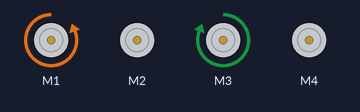
Bench run of a sketch on a simulated Arduino Uno, built with avr-gcc and run on an emulated ATmega328P. On the bench: 4 × DC motor (green arrow = forward, orange = backward, longer = faster).

Above: at 1.0 s.
At 3.2 s:
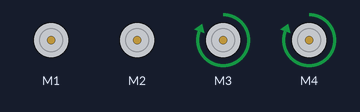
At 5.4 s:
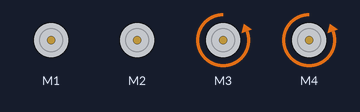
At 10.9 s:
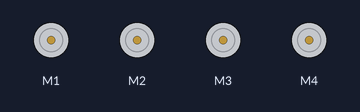
Timing chart, 0 to 11.4 s (numbered marks = the images above):
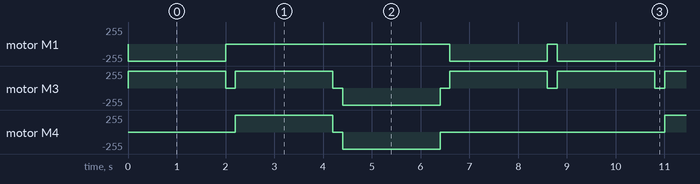

Measured:
- by itself, motor M1: repeats every 8.8 s: stopped 4.6 s, backward 255/255 2.0 s, stopped 0.20 s, backward 255/255 2.0 s
- by itself, motor M4: repeats every 8.8 s: stopped 0.20 s, backward 255/255 2.0 s, stopped 4.6 s, forward 255/255 2.0 s
- by itself, motor M3: repeats every 8.8 s: stopped 0.20 s, forward 255/255 2.0 s, stopped 0.20 s, backward 255/255 2.0 s, 2 × (stopped 0.20 s, forward 255/255 2.0 s)

The sketch:

test1.ino
```cpp
#include <AFMotor.h>


// Define the motors using the Adafruit Motor Shield library
AF_DCMotor motor1(1);  // Motor 1
AF_DCMotor motor2(2);  // Motor 2
AF_DCMotor motor3(3);  // Motor 3
AF_DCMotor motor4(4);  // Motor 4

void setup() {
  Serial.begin(9600);  // Start the serial monitor to see the test progress

  // Test all motors at the beginning to ensure they are all initialized correctly
  motor1.setSpeed(255);
  motor2.setSpeed(255);
  motor3.setSpeed(255);
  motor4.setSpeed(255);


}

void loop() {
 turnright();
 delay(200);
 forward();
 delay(200);
 backward();
 delay(200);
 turnright();
 delay(200);

}

void turnright(){
  //motor4.run(FORWARD);   // Run the motor forward
  motor3.run(FORWARD);            // Wait for 2 seconds
  motor1.run(BACKWARD);  // Run the motor backward

  //motor3.run(BACKWARD);

  delay(2000); // Run the motor backward
  motor1.run(RELEASE);
  motor4.run(RELEASE);
  motor3.run(RELEASE);
  motor2.run(RELEASE);

}
void turnleft(){

  motor4.run(BACKWARD);
  motor2.run(FORWARD);

  delay(2000);
  motor1.run(RELEASE);
  motor4.run(RELEASE);
  motor3.run(RELEASE);
  motor2.run(RELEASE);

}

void forward(){
  motor3.run(FORWARD);
  motor4.run(FORWARD);
  delay(2000);
  motor3.run(RELEASE);
  motor4.run(RELEASE);

}

void backward(){
  motor3.run(BACKWARD);
  motor4.run(BACKWARD);
  delay(2000);
  motor3.run(RELEASE);
  motor4.run(RELEASE);

}
```
